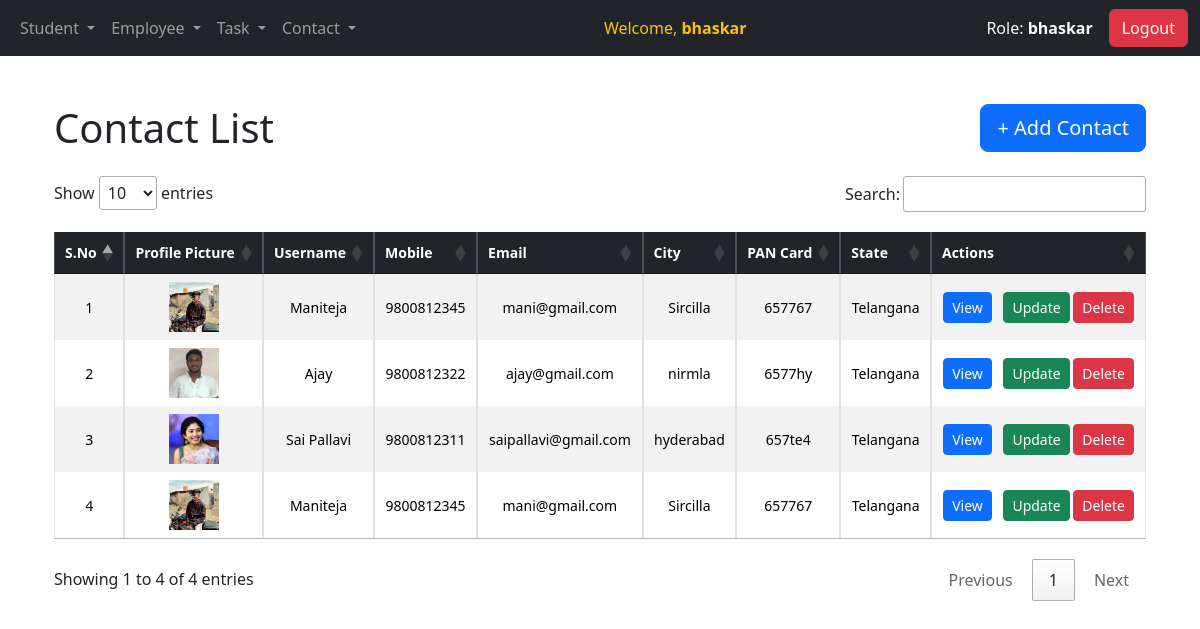
Screenshot of /operations-list/ (signed in) with the database file from the repository.
### operations/models.py (models this page shows, shortened)
class Contact(models.Model):
    username = models.CharField(max_length=100)
    mobile = models.CharField(max_length=15)
    email = models.CharField(max_length=50,null=True,blank=True)
    city = models.CharField(max_length=15,null=True,blank=True)
    pancard = models.CharField(max_length=20,null=True,blank=True)
    state = models.CharField(max_length=15,null=True,blank=True)
    serial_number = models.PositiveIntegerField(default=0)
    profile_picture = models.ImageField(upload_to='contact_pictures/', blank=True, null=True)  # Add this line

### operations/views.py (the view)
# urls.py: path('operations-list/',login_required(views.operations_list),name='operations_list'),
def operations_list(request):
    contacts = Contact.objects.all()  # Query to get all contacts records
    return render(request, 'contacts/operations-list.html', {'contacts': contacts})

### operations/templates/contacts/operations-list.html (shortened to what this page needs)
{% extends 'base.html' %}
{% block content %}
    <div class="container mt-5">
        <div class="d-flex justify-content-between align-items-center mb-4">
            <h1 class="mb-0">Contact List</h1>
            <a href="{% url 'operations' %}" class="btn btn-primary btn-lg">+ Add Contact</a>
        </div>
        <div class="table-responsive">
            <table id="contactTable" class="table table-striped table-sm table-bordered align-middle mb-3">
                <thead class="table-dark">
                    <tr class="text-center small">
                        <th>S.No</th>
                        <th>Profile Picture</th>
                        <th>Username</th>
                        <th>Mobile</th>
                        <th>Email</th>
                        <th>City</th>
                        <th>PAN Card</th>
                        <th>State</th>
                        <th>Actions</th>
                    </tr>
                </thead>
                <tbody>
                    {% for contact in contacts %}
                        <tr class="text-center small">
                            <td>{{ forloop.counter }}</td>
                            <td>
                                {% if contact.profile_picture %}
                                    <img src="{{ contact.profile_picture.url }}" alt="Profile Picture" style="width: 50px; height: 50px; object-fit: cover;">
                                {% else %}
                                    <img src="https://cdn-icons-png.flaticon.com/512/847/847969.png" alt="Default Icon" style="width: 50px; height: 50px; object-fit: cover;">
                                {% endif %}
                            </td>
                            <td>{{ contact.username }}</td>
                            <td>{{ contact.mobile }}</td>
                            <td>{{ contact.email }}</td>
                            <td>{{ contact.city }}</td>
                            <td>{{ contact.pancard }}</td>
                            <td>{{ contact.state }}</td>
                            <td>
                                <a href="{% url 'view_operation' contact.id %}" class="btn btn-primary btn-sm me-2">View</a>
                                <a href="{% url 'update_contact' contact.id %}" class="btn btn-success btn-sm">Update</a>
                                <a href="{% url 'delete_operations' contact.id %}" class="btn btn-danger btn-sm" onclick="return confirm('Are you sure you want to delete this contact?');">Delete</a>
                            </td>
                        </tr>
                    {% empty %}
                        <tr>
                            <td colspan="8" class="text-center text-muted">No contact data available.</td>
                        </tr>
                    {% endfor %}
                </tbody>
            </table>
        </div>
    </div>
    <link rel="stylesheet" href="https://cdn.datatables.net/1.13.5/css/jquery.dataTables.min.css">
{% endblock %}

### operations/templates/base.html (shortened to what this page needs)
<!DOCTYPE html>
<html lang="en">
<head>
  <link href="https://cdn.jsdelivr.net/npm/bootstrap@5.3.3/dist/css/bootstrap.min.css" rel="stylesheet">
</head>
<body>
  <nav class="navbar navbar-expand-sm bg-dark navbar-dark">
    <div class="container-fluid">
      <ul class="navbar-nav">
        <li class="nav-item dropdown">
          {% if request.session.user_role != "employee" %}
          <a class="nav-link dropdown-toggle" href="#" role="button" data-bs-toggle="dropdown" aria-expanded="false">
            Student
          </a>
          {% endif %}
        </li>
        {% if request.session.user_role != "student" %}
        <li class="nav-item dropdown">
          <a class="nav-link dropdown-toggle" href="#" role="button" data-bs-toggle="dropdown" aria-expanded="false">
            Employee
          </a>
        </li>
        {% endif %}
        <li class="nav-item dropdown">
          <a class="nav-link dropdown-toggle" href="#" role="button" data-bs-toggle="dropdown" aria-expanded="false">
            Task
          </a>
        </li>
        <li class="nav-item dropdown">
          <a class="nav-link dropdown-toggle" href="#" role="button" data-bs-toggle="dropdown" aria-expanded="false">
            Contact
          </a>
        </li>
      </ul>
      <div class="mx-auto text-warning">
        Welcome, <strong>{{ request.session.user_name }}</strong>
      </div>
      <div class="d-flex align-items-center">
        <span class="navbar-text text-light me-3">
          Role: <strong>{{ request.session.user_role }}</strong>
        </span>
        <form method="post" action="{% url 'logout' %}">
          <button class="btn btn-danger" type="submit">Logout</button>
        </form>
      </div>
    </div>
  </nav>
<div class="container mt-4">
  {% block content %}{% endblock %}
</div>
</body>
</html>

### rows the page displays
Contact: profile_picture (picture), username "Maniteja", mobile "9800812345", email "mani@gmail.com", city "Sircilla", pancard "657767", state "Telangana"
Contact: profile_picture (picture), username "Ajay", mobile "9800812322", email "ajay@gmail.com", city "nirmla", pancard "6577hy", state "Telangana"
Contact: profile_picture (picture), username "Sai Pallavi", mobile "9800812311", email "saipallavi@gmail.com", city "hyderabad", pancard "657te4", state "Telangana"
Contact: profile_picture (picture), username "Maniteja", mobile "9800812345", email "mani@gmail.com", city "Sircilla", pancard "657767", state "Telangana"

### other values shown
{{ request.session.user_name }} "bhaskar"
{{ request.session.user_role }} "bhaskar"
